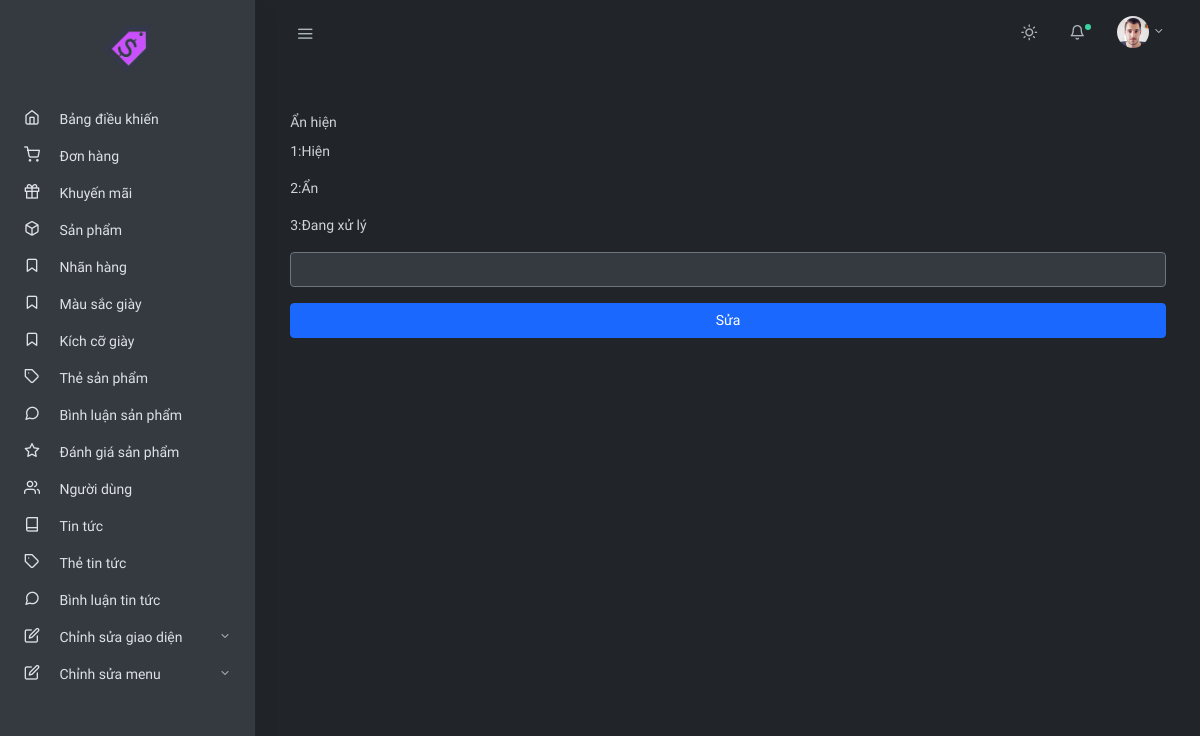
Before: /admin.php?c=p-comment&p=edit&id=1 (signed in) with the older database file.
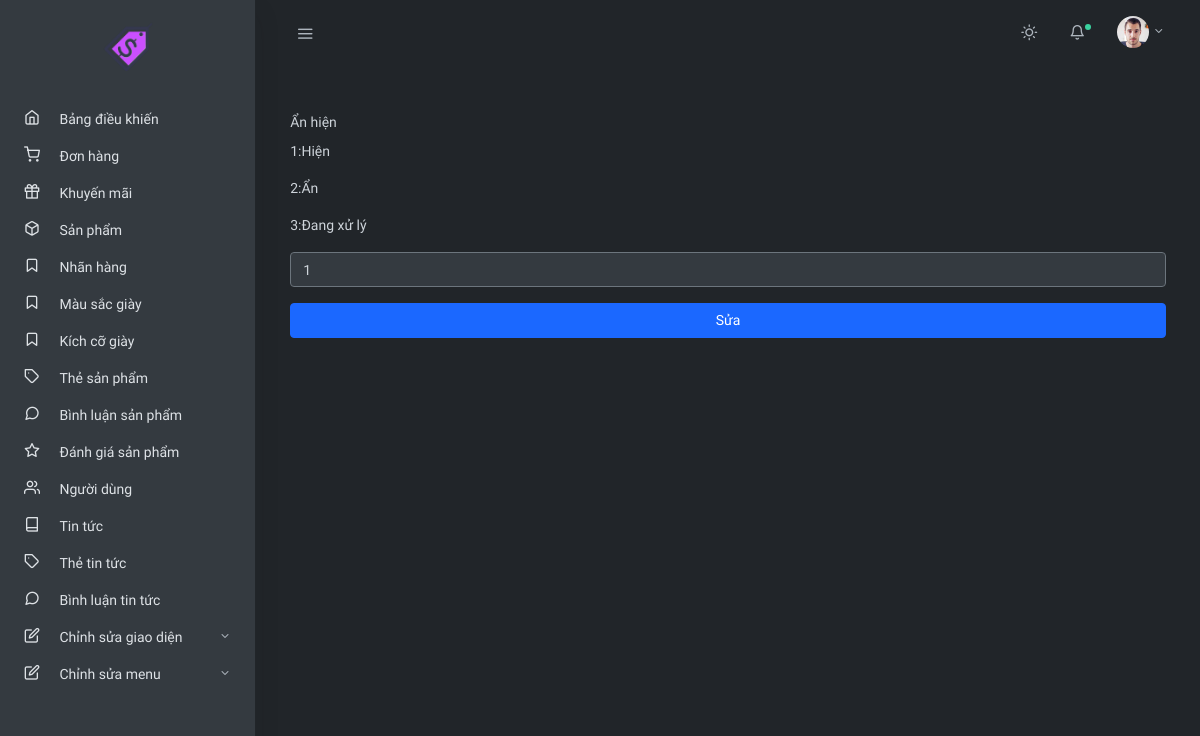
After: the same page with the newer database file.
### tables this page shows
CREATE TABLE IF NOT EXISTS `product_comment` (
  `id` int(11) unsigned NOT NULL AUTO_INCREMENT,
  `product_id` int(11) unsigned NOT NULL,
  `user_id` int(11) unsigned NOT NULL,
  `content` varchar(1000) NOT NULL DEFAULT '',
  `created` datetime DEFAULT NULL,
  `anhien` int(11) DEFAULT NULL,
  PRIMARY KEY (`id`),
  KEY `FK_comment_product` (`product_id`),
  KEY `FK_comment_user` (`user_id`),
  CONSTRAINT `FK_comment_product` FOREIGN KEY (`product_id`) REFERENCES `product` (`id`) ON DELETE CASCADE ON UPDATE CASCADE,
  CONSTRAINT `FK_comment_user` FOREIGN KEY (`user_id`) REFERENCES `user` (`id`) ON DELETE CASCADE ON UPDATE CASCADE
);

### admin.php (called while the page is built)
<?php
require_once('controllers/AdminController.php');

### core/connect.php (called while the page is built, shortened)
<?php
function getConnection(){
    $host= 'localhost';
    $dbname = 'pro1014';
    $username = 'root';
    $password = '';
    $port ='3306';
    $options = array(
        PDO::MYSQL_ATTR_INIT_COMMAND => 'SET NAMES utf8',
        PDO::ATTR_ERRMODE => PDO::ERRMODE_EXCEPTION
    );
    try {
        $conn = new PDO('mysql:host='.$host.';port='.$port.';dbname='.$dbname,$username,$password,$options);
        $conn->setAttribute(PDO::ATTR_ERRMODE, PDO::ERRMODE_EXCEPTION);
        $conn->setAttribute(
            PDO::ATTR_ERRMODE,
            PDO::ERRMODE_EXCEPTION
        );
    }
    catch(PDOException $e){
        echo "Connection failed: " . $e->getMessage();
        die();
    }
    return $conn;
}
function query($sql){
    $connect = getConnection();
    $result = $connect->query($sql)->fetchAll();
    return $result;
}
function queryOne($sql){
    $connect = getConnection();
    $result = $connect->query($sql)->fetch(PDO::FETCH_ASSOC);
    return $result;
}
?>

### models/CommentOfProducts.php (called while the page is built, shortened)
<?php
require_once 'core/connect.php';
function getCommentById($id){
    $sql = "SELECT * FROM product_comment WHERE id = $id;";
    return queryOne($sql);
}
?>

### views/admin/product-comment/edit-comment.php (the view, shortened to what this page needs)
<!doctype html>
<html lang="en">
<head>
    <?php include_once('views/admin/layout/meta.php') ?>
</head>
<body class="vertical  dark  ">
    <div class="wrapper">
        <?php include_once('views/admin/layout/topnav.php') ?>
        <?php include_once('views/admin/layout/sidebar.php') ?>
        <main role="main" class="main-content">
            <div class="container-fluid">
                <div class="row justify-content-center">
                    <div class="col-md-12 my-4 float-right">
                        <form action="admin.php?c=p-comment&p=update&id=<?php echo $getcom['id'] ?>" method="POST">
                            <div class="form-group">
                                <label for="description">Ẩn hiện</label>
                                <p>1:Hiện
                                </p>
                                <p>2:Ẩn
                                </p>
                                <p>3:Đang xử lý
                                </p>
                                <input type="text" name="comment" id="comment" class="form-control"
                                    value="<?php echo $getcom['anhien'] ?>">
                            </div>
                            <button type="submit" class="btn btn-block btn-primary" onclick="return ConfirmEdit();">Sửa
                             </button>
                        </form>
                    </div>
                </div>
            </div>
        </main>
</body>

Changed rows visible on the page:
now on this page (row edited): product_comment: comment "1"
